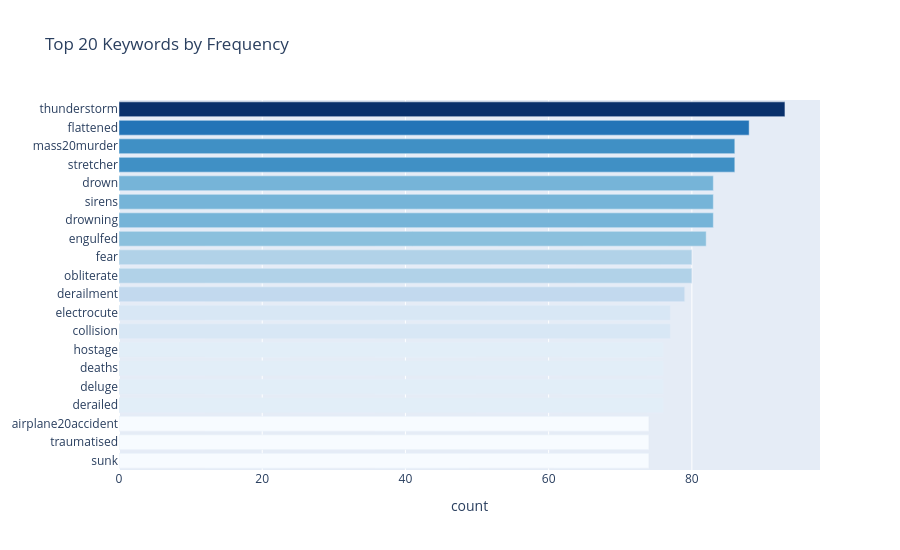

The code cell stored with this chart in its notebook:
### Code cell
top_kw = df["keyword"].value_counts().head(20).reset_index()
top_kw.columns = ["keyword","count"]
fig = px.bar(top_kw.sort_values("count"), x="count", y="keyword",
    orientation="h", title="Top 20 Keywords by Frequency",
    color="count", color_continuous_scale="Blues", height=550)
fig.update_layout(yaxis_title=None, coloraxis_showscale=False)
fig.show()

### Figure 1 — Plotly figure (JSON) as saved in the notebook; plotly's stock layout.template omitted (floating-point values rounded to 4 significant figures)
{"data": [{"alignmentgroup": "True", "hovertemplate": "count=%{marker.color}<br>keyword=%{y}<extra></extra>", "legendgroup": "", "marker": {"color": [74, 74, 74, 76, 76, 76, 76, 77, 77, 79, 80, 80, 82, 83, 83, 83, 86, 86, 88, 93], "coloraxis": "coloraxis", "pattern": {"shape": ""}}, "name": "", "offsetgroup": "", "orientation": "h", "showlegend": false, "textposition": "auto", "type": "bar", "x": [74, 74, 74, 76, 76, 76, 76, 77, 77, 79, 80, 80, 82, 83, 83, 83, 86, 86, 88, 93], "xaxis": "x", "y": ["sunk", "traumatised", "airplane20accident", "derailed", "deluge", "deaths", "hostage", "collision", "electrocute", "derailment", "obliterate", "fear", "engulfed", "drowning", "sirens", "drown", "stretcher", "mass20murder", "flattened", "thunderstorm"], "yaxis": "y"}], "layout": {"barmode": "relative", "coloraxis": {"colorbar": {"title": {"text": "count"}}, "colorscale": [[0, "rgb(247,251,255)"], [0.125, "rgb(222,235,247)"], [0.25, "rgb(198,219,239)"], [0.375, "rgb(158,202,225)"], [0.5, "rgb(107,174,214)"], [0.625, "rgb(66,146,198)"], [0.75, "rgb(33,113,181)"], [0.875, "rgb(8,81,156)"], [1, "rgb(8,48,107)"]], "showscale": false}, "height": 550, "legend": {"tracegroupgap": 0}, "title": {"text": "Top 20 Keywords by Frequency"}, "xaxis": {"anchor": "y", "domain": [0, 1], "title": {"text": "count"}}, "yaxis": {"anchor": "x", "domain": [0, 1], "title": {}}}}
